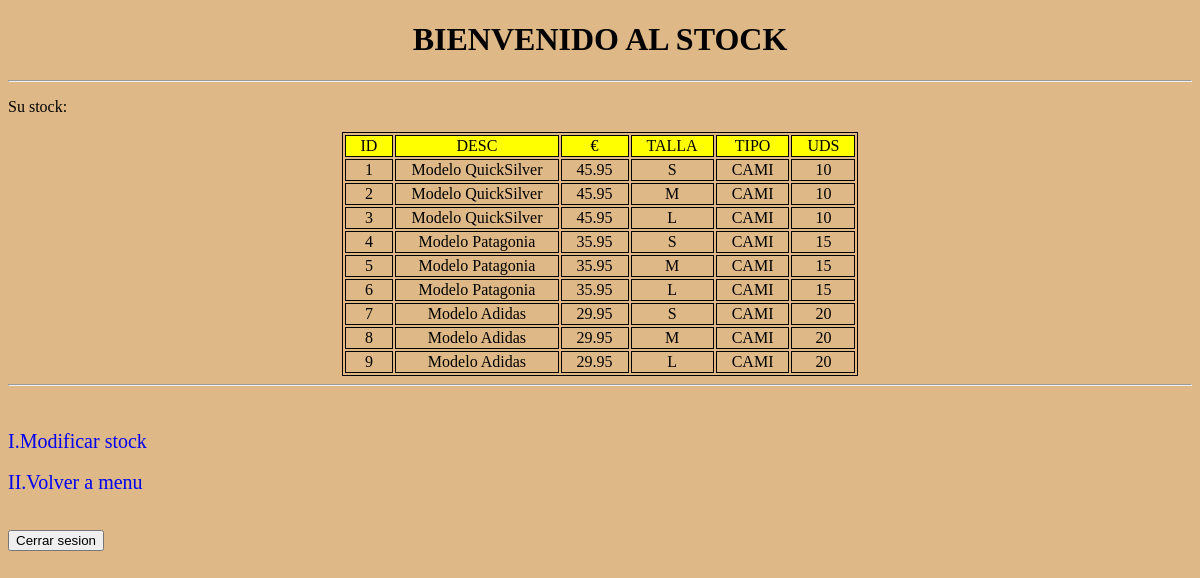
Screenshot of /stock.php (signed in) with the database file from the repository.
### tables this page shows
CREATE table stock(
    idProducto INT UNSIGNED,
    unidades INT UNSIGNED NOT NULL,
    CONSTRAINT stock_pk PRIMARY KEY(idProducto),
    CONSTRAINT stock_fk_producto FOREIGN KEY (idProducto) REFERENCES producto(idProducto) ON DELETE CASCADE
);

CREATE table producto(
    idProducto INT UNSIGNED AUTO_INCREMENT,
    descripcion VARCHAR(70) NOT NULL,
    precio DECIMAL(5, 2) NOT NULL,
    talla enum('S', 'M', 'L') NOT NULL,
    tipo enum('CAMI', 'PANT') NOT NULL,
    CONSTRAINT producto_pk PRIMARY KEY(idProducto),
    CONSTRAINT producto_uq UNIQUE(idProducto, talla, tipo)
);

### includes/mysql.php (called while the page is built, shortened)
<?php
    $consulta_completa = "SELECT p.idProducto, descripcion, precio, talla, tipo, unidades From producto p join stock s ON p.idProducto = s.idProducto;";
?>

### stock.php (the view, shortened to what this page needs)
<!DOCTYPE html>
<html lang="en">
<head>
    <?php
    include 'includes/mysql.php'
    ?>
</head>
<body>
    <h1>BIENVENIDO AL STOCK</h1>
    <hr>
    <p>Su stock:</p>
    <table>
        <tr id="cabecera">
            <td>ID</td>
            <td>DESC</td>
            <td>€</td>
            <td>TALLA</td>
            <td>TIPO</td>
            <td>UDS</td>
        </tr>
        <?php
        foreach ($pdo->query($consulta_completa) as $row) {
            echo "<tr><td>" . $row['idProducto'] . "</td>" . "<td>" . $row['descripcion'] . "</td>" . "<td>" . $row['precio'] . "</td>" .  "<td>" . $row['talla'] . "</td>" .  "<td>" . $row['tipo'] . "</td>" .  "<td>" . $row['unidades'] . "</td>" .  "</tr>";
        }
        ?>
    </table>
    <hr><br><br><a href="modStock.php">I.Modificar stock</a><br>
    <br><a href="menu.php">II.Volver a menu</a><br><br>
    <form method="post" action="http://www.misitio.com/practica_AUTENTICACION_crypt/login.php">
        <br><input type="submit" value="Cerrar sesion" name="cerrar">
    </form>
</body>
</html>

### includes/css_ver_stock.php (style rules this page uses)
body { background-color: burlywood; }
a { font-size: 20px; text-decoration: none; }
h1 { text-align: center; }
table, tr, td { border : 1px solid black; text-align: center; margin: auto; }
td { padding-right: 15px; padding-left: 15px; }
#cabecera td { background: yellow; }

### rows the page displays
stock: idProducto.idProducto "1", idProducto.descripcion "Modelo QuickSilver", idProducto.precio "45.95", idProducto.talla "S", idProducto.tipo "CAMI", unidades "10"
stock: idProducto.idProducto "2", idProducto.descripcion "Modelo QuickSilver", idProducto.precio "45.95", idProducto.talla "M", idProducto.tipo "CAMI", unidades "10"
stock: idProducto.idProducto "3", idProducto.descripcion "Modelo QuickSilver", idProducto.precio "45.95", idProducto.talla "L", idProducto.tipo "CAMI", unidades "10"
stock: idProducto.idProducto "4", idProducto.descripcion "Modelo Patagonia", idProducto.precio "35.95", idProducto.talla "S", idProducto.tipo "CAMI", unidades "15"
stock: idProducto.idProducto "5", idProducto.descripcion "Modelo Patagonia", idProducto.precio "35.95", idProducto.talla "M", idProducto.tipo "CAMI", unidades "15"
stock: idProducto.idProducto "6", idProducto.descripcion "Modelo Patagonia", idProducto.precio "35.95", idProducto.talla "L", idProducto.tipo "CAMI", unidades "15"
stock: idProducto.idProducto "7", idProducto.descripcion "Modelo Adidas", idProducto.precio "29.95", idProducto.talla "S", idProducto.tipo "CAMI", unidades "20"
stock: idProducto.idProducto "8", idProducto.descripcion "Modelo Adidas", idProducto.precio "29.95", idProducto.talla "M", idProducto.tipo "CAMI", unidades "20"
stock: idProducto.idProducto "9", idProducto.descripcion "Modelo Adidas", idProducto.precio "29.95", idProducto.talla "L", idProducto.tipo "CAMI", unidades "20"
